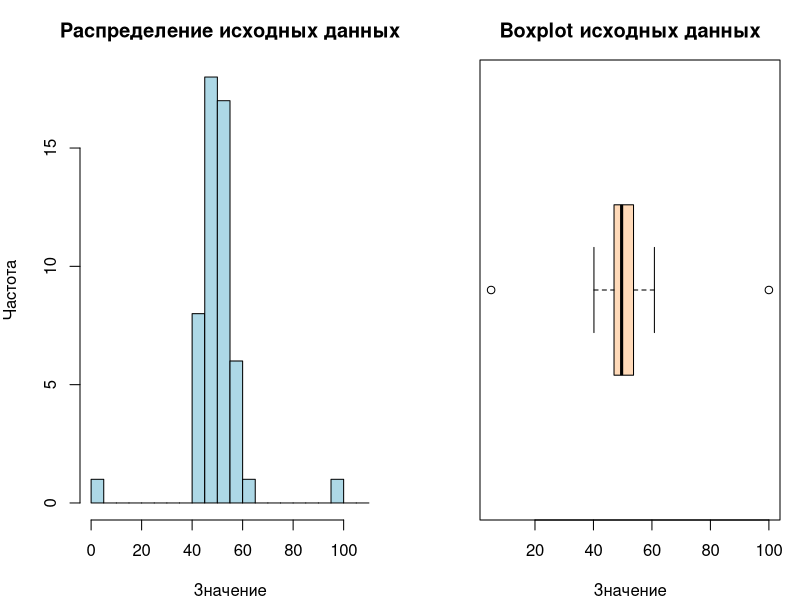
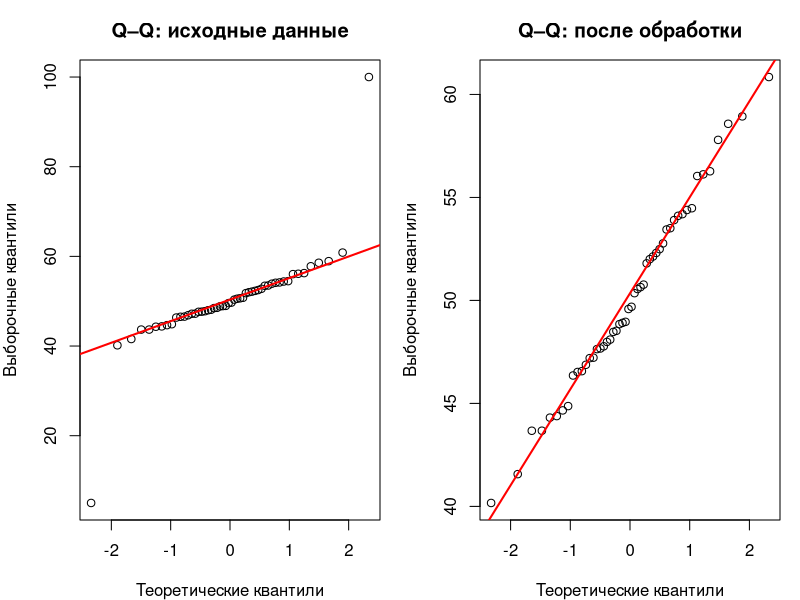

Source code (R) for these figures, in order:
# запуск проги Rscript --vanilla labs/lab05/lab05.R

cat("1. Гистограмма и boxplot\n")

# Учебная выборка; 5 и 100 добавлены как заведомые ошибки измерения.
set.seed(123)
values <- c(rnorm(50, mean = 50, sd = 5), 5, 100)

png("labs/lab05/distribution.png", width = 1400, height = 650, res = 120)
par(mfrow = c(1, 2), mar = c(4, 4, 3, 1))
hist(
  values, breaks = seq(0, 110, by = 5),
  main = "Распределение исходных данных",
  xlab = "Значение", ylab = "Частота", col = "lightblue"
)
boxplot(
  values, horizontal = TRUE, main = "Boxplot исходных данных",
  xlab = "Значение", col = "peachpuff"
)
invisible(dev.off())
cat("Гистограмма и boxplot: labs/lab05/distribution.png\n")

cat("\n2. Поиск выбросов по правилу 1,5 IQR\n")

q1 <- quantile(values, 0.25, names = FALSE)
q3 <- quantile(values, 0.75, names = FALSE)
iqr_value <- IQR(values)
lower_bound <- q1 - 1.5 * iqr_value
upper_bound <- q3 + 1.5 * iqr_value
outlier_mask <- values < lower_bound | values > upper_bound
print(c(Q1 = q1, Q3 = q3, IQR = iqr_value))
cat("Границы:", lower_bound, "и", upper_bound, "\n")
print(data.frame(index = which(outlier_mask), value = values[outlier_mask]))

# В этом примере удаление обосновано известным происхождением ошибок.
# В реальных данных выход за границу IQR сам по себе не доказывает ошибку.
# Исходный вектор сохраняем; пороги вычисляем один раз, без повторного удаления.
values_clean <- values[!outlier_mask]
cat("Удалено значений:", sum(outlier_mask), "\n")
comparison <- data.frame(
  sample = c("Исходная", "После обработки"),
  n = c(length(values), length(values_clean)),
  mean = c(mean(values), mean(values_clean)),
  median = c(median(values), median(values_clean)),
  sd = c(sd(values), sd(values_clean))
)
print(comparison)

# Учебная выборка генерируется из независимых наблюдений.
# H0: наблюдения происходят из нормального распределения.
# H1: распределение отличается от нормального. Уровень значимости — 0,05.
cat("\n3. Тест Шапиро–Уилка\n")

alpha <- 0.05
normality_original <- shapiro.test(values)
normality_clean <- shapiro.test(values_clean)
print(normality_original)
print(normality_clean)
normality_results <- data.frame(
  sample = c("Исходная", "После обработки"),
  p_value = c(normality_original$p.value, normality_clean$p.value)
)
normality_results$conclusion <- ifelse(
  normality_results$p_value < alpha,
  "H0 отвергается",
  "Нет оснований отвергнуть H0"
)
print(normality_results)

# Большое p-value не доказывает нормальность. После отбора по IQR тест
# служит описательным сравнением: отбор меняет распределение выборки.
# Нельзя удалять значения только ради получения p-value больше 0,05.
png("labs/lab05/normality.png", width = 1400, height = 650, res = 120)
par(mfrow = c(1, 2), mar = c(4, 4, 3, 1))
qqnorm(
  values, main = "Q–Q: исходные данные",
  xlab = "Теоретические квантили", ylab = "Выборочные квантили"
)
qqline(values, col = "red", lwd = 2)
qqnorm(
  values_clean, main = "Q–Q: после обработки",
  xlab = "Теоретические квантили", ylab = "Выборочные квантили"
)
qqline(values_clean, col = "red", lwd = 2)
invisible(dev.off())
cat("Q–Q-графики: labs/lab05/normality.png\n")
